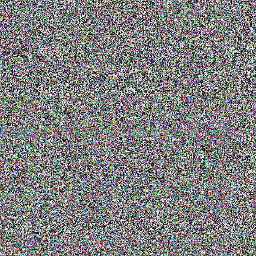
%> input picture My_Compression-Encryption_algorithm/原始、加密、解密图片/lena/改变一个像素加密后的lena.png, 256 x 256 px
$ octave NPCR_UACI_analysis.m   (GNU Octave 9; MATLAB toolbox functions it lacks are replaced by stand-ins)
%> lines starting %> are read from the running program, lines starting %| are printed output that depends on the picture
%% 加密系统NPCR（Number of pixels change rate）&UACI（unifed average changing intensity）分析
%   @author:董昊
%   @date:2020.04.17
clc;
clear;
%读取更改原图一个像素点后的加密图
image1=imread('../原始、加密、解密图片/lena/改变一个像素加密后的lena.png','png');             %读取图像信息
%> image1 is the input picture: size 256x256x3 uint8; mean R, G, B 127.4, 127.3, 127.5
% [5 lines of commented-out code are left out]

I1=image1(:,:,1);
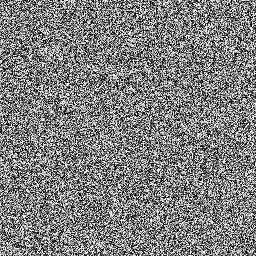
%> I1: size 256x256 uint8; min 0, max 255, mean 127.4
I2=image1(:,:,2);
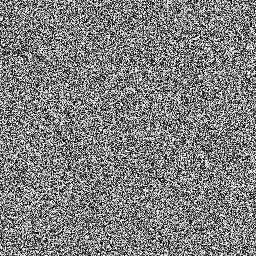
%> I2: size 256x256 uint8; min 0, max 255, mean 127.3
I3=image1(:,:,3);
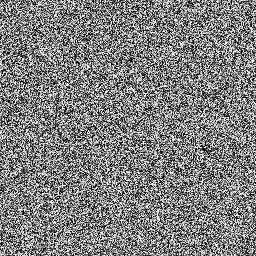
%> I3: size 256x256 uint8; min 0, max 255, mean 127.5
%读取没有更改原图的加密图
image2=imread('../原始、加密、解密图片/lena/加密后的lena.png','png');              %读取图像信息
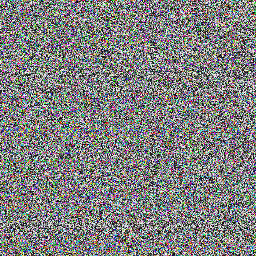
%> input picture My_Compression-Encryption_algorithm/原始、加密、解密图片/lena/加密后的lena.png, 256 x 256 px
%> image2 is the input picture: size 256x256x3 uint8; mean R, G, B 126.9, 127.3, 127.1
% [5 lines of commented-out code are left out]

J1=image2(:,:,1);
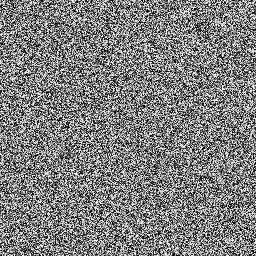
%> J1: size 256x256 uint8; min 0, max 255, mean 126.9
J2=image2(:,:,2);
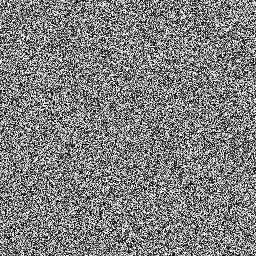
%> J2: size 256x256 uint8; min 0, max 255, mean 127.3; mean of the top-left, top-right, bottom-left and bottom-right quarters 127.5, 127.3, 127.1, 127.2
J3=image2(:,:,3);
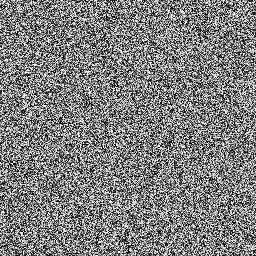
%> J3: size 256x256 uint8; min 0, max 255, mean 127.1
%显示图片
figure;imshow(image2),title('原图像');
figure;imshow(image1),title('改变后图像');
%计算相同位置灰度值相等的个数
[M,N]=size(I1);
%> M = 256; N = 256
m=0;
n=0;
p=0;
u1=0;
u2=0;
u3=0;
for i=1:M
    for j=1:N
        u1=u1+abs(double(I1(i,j))-double(J1(i,j)))/255;
        u2=u2+abs(double(I2(i,j))-double(J2(i,j)))/255;
        u3=u3+abs(double(I3(i,j))-double(J3(i,j)))/255;
        if I1(i,j)~=J1(i,j)
            m=m+1;
        end
        if I2(i,j)~=J2(i,j)
            n=n+1;
        end
        if I3(i,j)~=J3(i,j)
            p=p+1;
        end
    end
end
%> after the loop, m = 65276; n = 65293; p = 65264; u1 = 21937.5; u2 = 21919; u3 = 21976.8
ua=sum(abs(double(I1(:))-double(J1(:)))/255);%简单的式子，一个就搞定
%> ua = 21937.5
%计算NPCR
NPCR1=(m*100)/(M*N);
%> NPCR1 = 99.6
NPCR2=(n*100)/(M*N);
%> NPCR2 = 99.63
NPCR3=(p*100)/(M*N);
%> NPCR3 = 99.58
NPCR=sum(double(I1(:))~=double(J1(:)))*100/(M*N);%简单的方法
%> NPCR = 99.6
UACI1=(u1*100)/(M*N);
%> UACI1 = 33.47
UACI2=(u2*100)/(M*N);
%> UACI2 = 33.45
UACI3=(u3*100)/(M*N);
%> UACI3 = 33.53
UACI=(ua*100)/(M*N);
%> UACI = 33.47
disp(['R通道的NPCR值为：',num2str(NPCR1)]);
%| R通道的NPCR值为：99.6033
disp(['G通道的NPCR值为：',num2str(NPCR2)]);
%| G通道的NPCR值为：99.6292
disp(['B通道的NPCR值为：',num2str(NPCR3)]);
%| B通道的NPCR值为：99.585
% disp(['NPCR值为：',num2str(NPCR1)]);
disp(['R通道的UACI值为：',num2str(UACI1)]);%方法一
%| R通道的UACI值为：33.474
disp(['G通道的UACI值为：',num2str(UACI2)]);%方法一
%| G通道的UACI值为：33.4457
disp(['B通道的UACI值为：',num2str(UACI3)]);%方法一
%| B通道的UACI值为：33.5339
% disp(['UACI值为：',num2str(UACI1)]);%方法二
